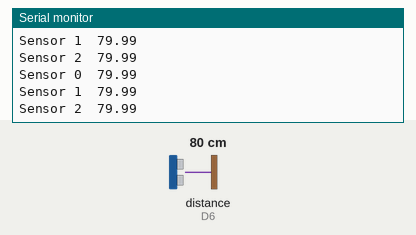
The program below on a simulated ESP8266 (NodeMCU). Parts: the last lines printed to the serial monitor. Wiring (inferred from the names in the program): ultrasonic range finder: trigger D5; echo D6. The test bench sets the inputs (shaded band); at power-on: distance to the obstacle (sensor on D6) 80 cm. The echo pulse lasts 58.3 µs per cm.

Above: at 1.2 s.
1.3 s: distance to the obstacle (sensor on D6) set to 2 cm
At 2.0 s:
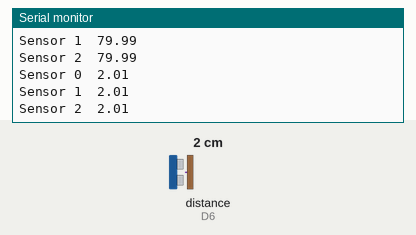
2.8 s: distance to the obstacle (sensor on D6) set to 4 cm
At 3.5 s:
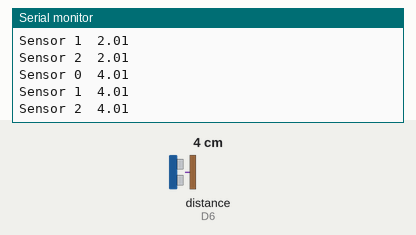
Timing chart, 0 to 5.8 s (numbered marks = the images above; inputs shaded):
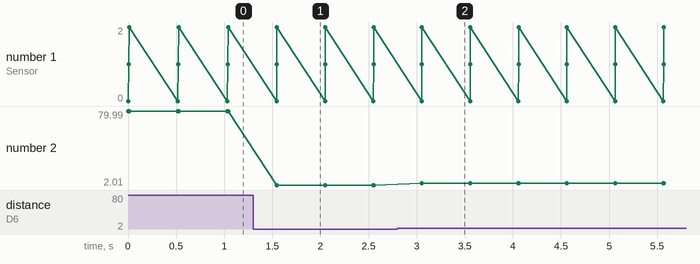

The program:

main.cpp
```cpp
#include <Arduino.h>

// defines pins numbers for the distance sensors
const int trigPin[3] = {D5, D6, D7};
const int echoPin[3] = {D6, D7, D5};

float afstand(int s); // Sensor

void setup()
{
    Serial.begin(115200); // Starts the serial communication
    Serial.println("start the ESP8266");
}

void loop()
{
    for (int i = 0; i < 3; i++)
    {
        Serial.print("Sensor " + String(i) + "\t");
        Serial.println(afstand(0));
    }
    delay(500);
}

float afstand(int s) // Sensor
{
    // variables
    float duration;
    float distance;
    // setup the pins
    pinMode(trigPin[s], OUTPUT);
    pinMode(echoPin[s], INPUT);
    // send triger signal
    digitalWrite(trigPin[s], LOW);
    delayMicroseconds(2);
    digitalWrite(trigPin[s], HIGH);
    delayMicroseconds(10);
    digitalWrite(trigPin[s], LOW);
    // read the feedback
    duration = pulseIn(echoPin[s], HIGH);
    // calculate the distance form the time
    distance = (duration * 0.0343) / 2;
    // return the distance
    return (distance);
}
```

Measured:
- after the input at 1.3 s, the serial monitor: prints a new line after 0.25 s (image 1)
- after the input at 2.8 s, the serial monitor: prints a new line after 0.25 s (image 2)
- plotted number 2: 79.99 → 2.01 after the input at 1.3 s, 2.01 → 4.01 after the input at 2.8 s
